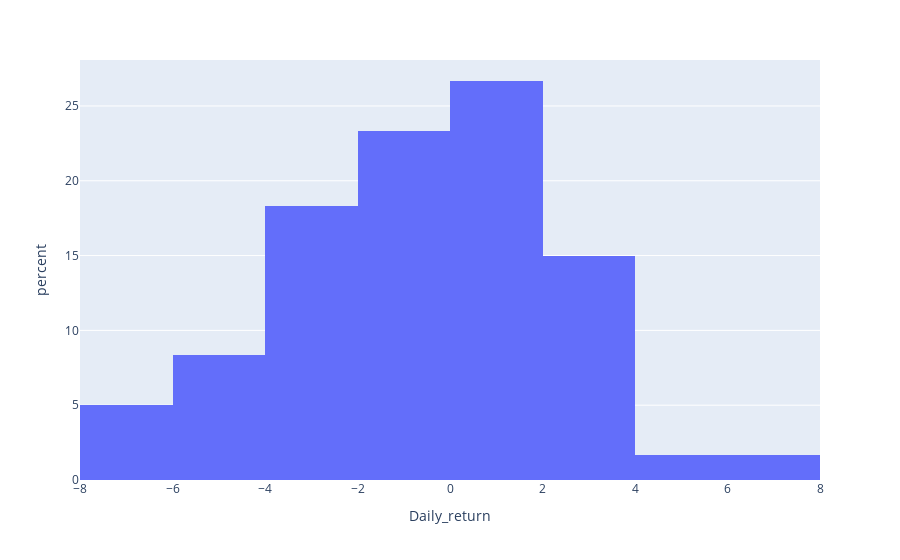

Notebook code for this chart:
### Code cell
dfig = go.Figure()
px.histogram(df.head(60), x="Daily_return",histnorm='percent')

### Figure 1 — Plotly figure (JSON) as saved in the notebook; plotly's stock layout.template omitted (floating-point values rounded to 4 significant figures)
{"data": [{"alignmentgroup": "True", "bingroup": "x", "histnorm": "percent", "hovertemplate": "Daily_return=%{x}<br>percent=%{y}<extra></extra>", "legendgroup": "", "marker": {"color": "#636efa"}, "name": "", "offsetgroup": "", "orientation": "v", "showlegend": false, "type": "histogram", "x": [1.23, -2.429, -0.8299, 1.255, -4.545, -2.381, -0.4435, -6.459, 7.143, 1.778, -3.493, 1.131, 2.461, -0.8734, 3.304, -3.198, -2.203, 0.4505, 2.018, 1.758, -2.376, -4.425, -0.6944, -4.429, -6.341, -1.302, -1.055, -1.867, 2.174, 2.128, 2.083, 0.5102, -0.5076, -3.571, 0, 1.587, 0.5208, -3.109, -0.8021, 0.2695, 0.5376, -1.872, 3.542, 0.7895, -0.2611, -3.927, 0.8174, -0.8108, 2.452, -1.064, 0.5376, -0.5348, 0.8065, -3.2, -4.132, 5.172, -3.825, 2.273, -4.722, -6.122], "xaxis": "x", "yaxis": "y"}], "layout": {"barmode": "relative", "legend": {"tracegroupgap": 0}, "margin": {"t": 60}, "xaxis": {"anchor": "y", "domain": [0, 1], "title": {"text": "Daily_return"}}, "yaxis": {"anchor": "x", "domain": [0, 1], "title": {"text": "percent"}}}}
